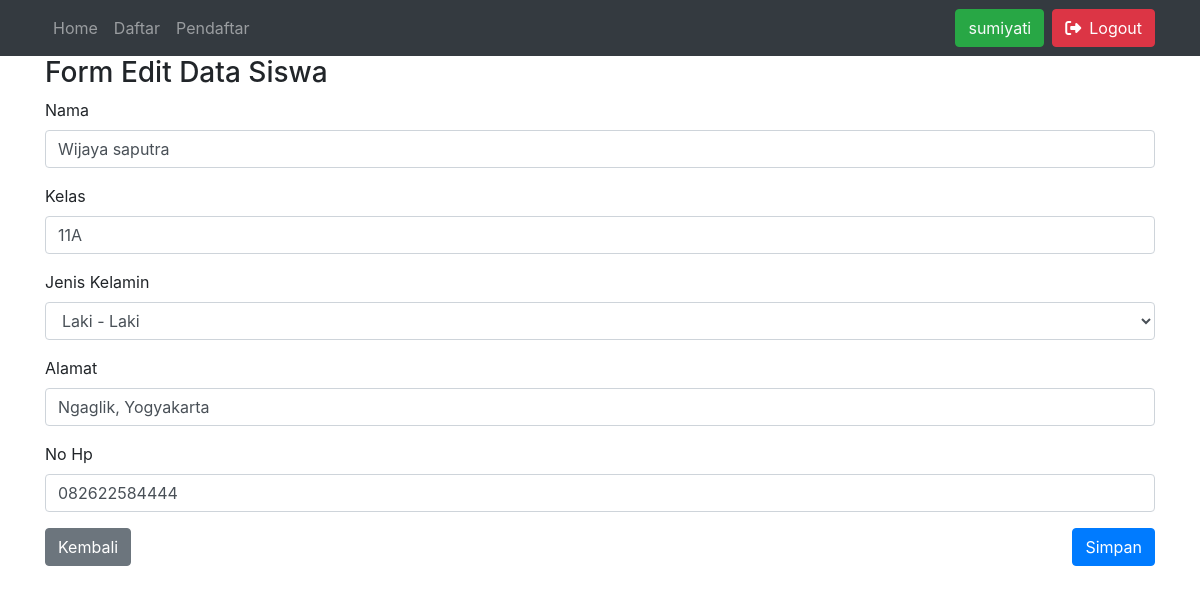
/form-edit.php?No_Presensi=2 (signed in), run on the app's committed database.
### tables this page shows
CREATE TABLE `tb_siswa` (
  `No_Presensi` int(4) NOT NULL,
  `Nama` varchar(30) NOT NULL,
  `Kelas` varchar(3) NOT NULL,
  `Jenis_Kelamin` int(1) NOT NULL,
  `Alamat` varchar(50) NOT NULL,
  `No_hp` varchar(15) NOT NULL
);

### form-edit.php (the view, shortened to what this page needs)
<?php
include("config.php");
$No_Presensi = $_GET['No_Presensi'];
$sql = "SELECT * FROM tb_siswa WHERE No_Presensi = $No_Presensi";
$query = mysqli_query($db, $sql);
$siswa = mysqli_fetch_object($query);
$nomorDepan = substr($siswa->No_hp, 0, 4);
$nomorTengah = substr($siswa->No_hp, 5, 4);
$nomorAkhir = substr($siswa->No_hp, 10, 4);
$nomorHp = $nomorDepan . '' . $nomorTengah . '' . $nomorAkhir;
?>
<?php require "theme/head.php" ?>
<?php require "theme/navbar.php" ?>
<?php if (!isset($_SESSION['username'])) : ?>
    <div class="container">
        <header>
            <h3 class="mt-5">Mohon untuk <a href="login/index.php" class="btn btn-primary">Login</a> terlebih dahulu</h3>
        </header>
    </div>
<?php else : ?>
    <div class="container">
        <header>
            <h3>Form Edit Data Siswa</h3>
        </header>
        <form action="proses-edit.php" method="post">
            <fieldset>
                <div class="form-group">
                    <label for="nama">Nama</label>
                    <input type="text" class="form-control" name="nama" placeholder="Nama Lengkap" value="<?= $siswa->Nama ?>">
                </div>
                <div class="form-group">
                    <label for="kelas">Kelas</label>
                    <input class="form-control" type="text" name="kelas" placeholder="11A" value="<?= $siswa->Kelas ?>">
                </div>
                <div class="form-group">
                    <label for="jenisKelamin">Jenis Kelamin</label>
                    <select class="form-control" name="jenisKelamin">
                        <option value="0" <?= ($siswa->Jenis_Kelamin == 0) ? 'selected' : '' ?>>Laki - Laki</option>
                    </select>
                </div>
                <div class="form-group">
                    <label for="alamat">Alamat</label>
                    <input class="form-control" type="text" name="alamat" placeholder="Jln Nganu, NGanu, Nganu" value="<?= $siswa->Alamat ?>">
                </div>
                <div class="form-group">
                    <label for="alamat">No Hp</label>
                    <input class="form-control" type="text" name="nohp" placeholder="084565987845" value="<?= $nomorHp ?>">
                </div>
                <div class="form-group">
                    <a href="list-siswa.php" class="btn btn-secondary">Kembali</a>
                    <button type="submit" name="simpan" class="btn btn-primary float-right">Simpan</button>
                </div>
            </fieldset>
        </form>
    </div>
<?php endif; ?>
<?php require "theme/footer.php" ?>

### data on the page
tb_siswa: nama "Wijaya saputra", kelas "11A", jenisKelamin "Laki - Laki", alamat "Ngaglik, Yogyakarta", nohp "082622584444"

### other printed values
$_SESSION['username'] "sumiyati"
